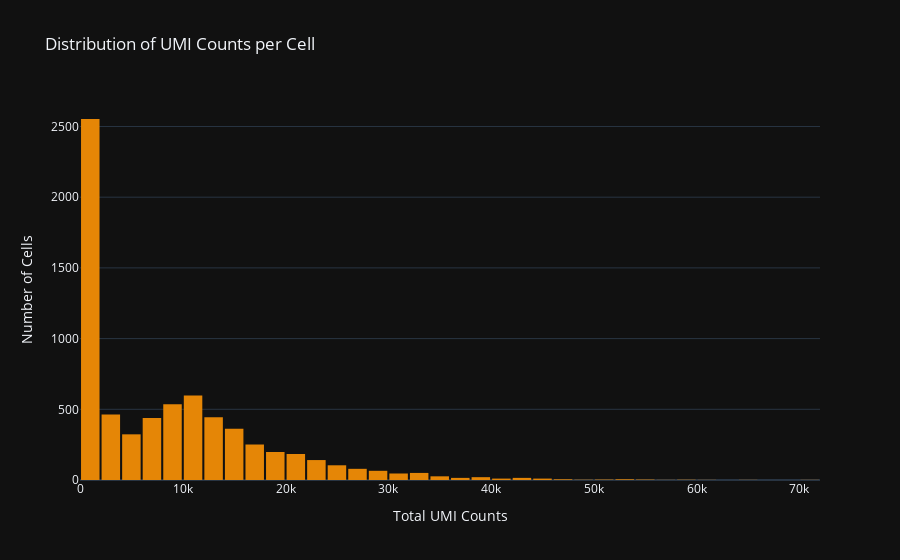

Source (notebook cell):
### Markdown cell above
# Quality metrics VIZ

### Code cell
import plotly.express as px

# Create a histogram for UMI counts using Plotly
fig = px.histogram(
    adata.obs, 
    x='n_counts', 
    nbins=50, 
    title='Distribution of UMI Counts per Cell',
    labels={'n_counts': 'Total UMI Counts', 'count': 'Number of Cells'},
    color_discrete_sequence=px.colors.qualitative.Vivid
)

# Update layout for better appearance
fig.update_layout(
    xaxis_title='Total UMI Counts',
    yaxis_title='Number of Cells',
    bargap=0.1,  # Adjusts the gap between bars
    template='plotly_dark'  # A vibrant and dark theme
)

fig.show()

### Figure 1 — Plotly figure (JSON) as saved in the notebook; plotly's stock layout.template omitted (floating-point values rounded to 4 significant figures; data arrays with more than 128 entries replaced by an {"elided": "..."} marker saying what was removed)
{"data": [{"alignmentgroup": "True", "bingroup": "x", "hovertemplate": "Total UMI Counts=%{x}<br>count=%{y}<extra></extra>", "legendgroup": "", "marker": {"color": "rgb(229, 134, 6)", "pattern": {"shape": ""}}, "name": "", "nbinsx": 50, "offsetgroup": "", "orientation": "v", "showlegend": false, "type": "histogram", "x": {"elided": "6956 int values"}, "xaxis": "x", "yaxis": "y"}], "layout": {"bargap": 0.1, "barmode": "relative", "legend": {"tracegroupgap": 0}, "title": {"text": "Distribution of UMI Counts per Cell"}, "xaxis": {"anchor": "y", "domain": [0, 1], "title": {"text": "Total UMI Counts"}}, "yaxis": {"anchor": "x", "domain": [0, 1], "title": {"text": "Number of Cells"}}}}
